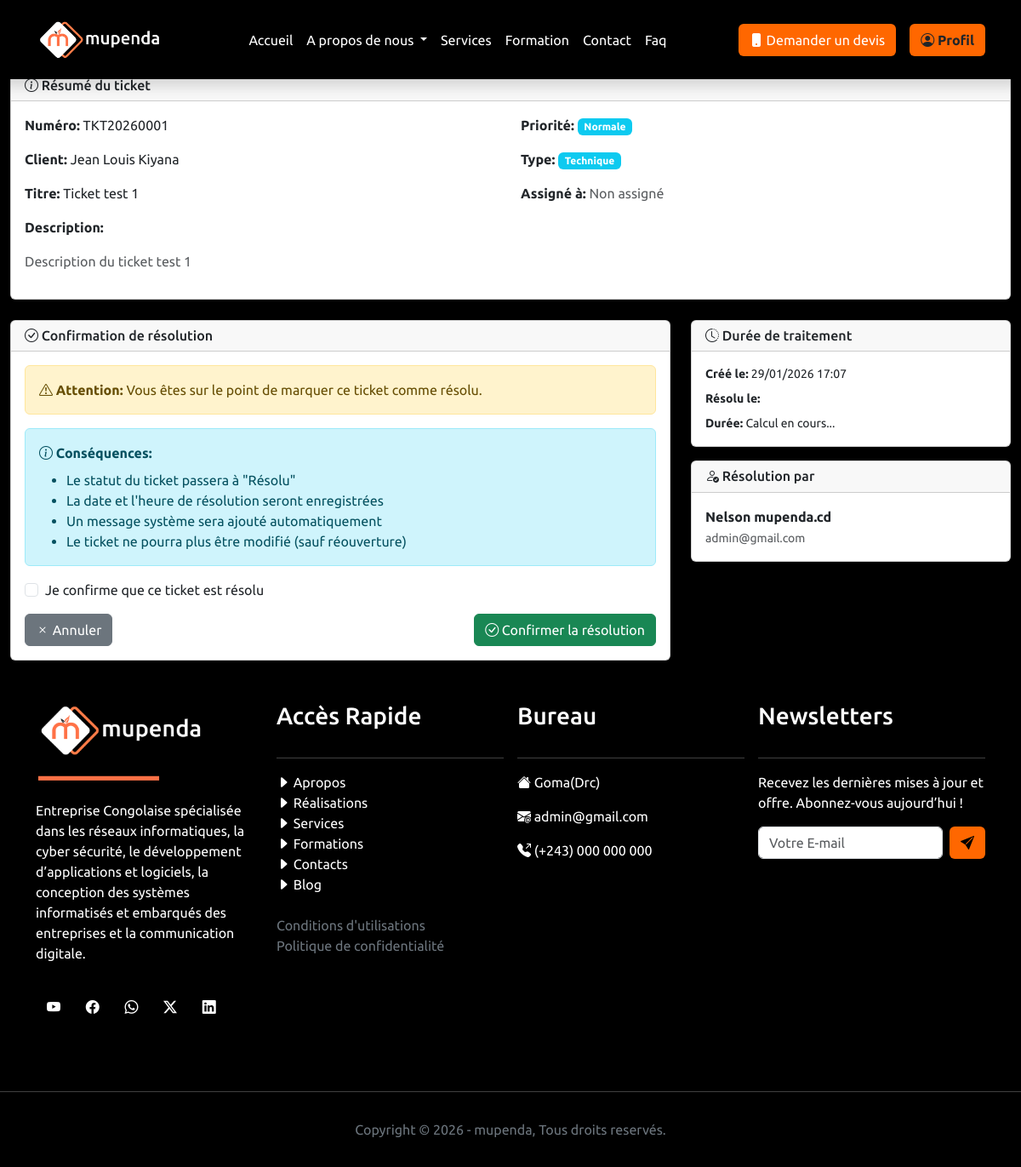
The app's page /administration/support/tickets/1/resoudre/ (signed in) with its own data.
### MupendaApp/models.py (models this page shows, shortened)
class TicketSupport(models.Model):
    STATUT_CHOICES = [
        ('OUVERT', 'Ouvert'),
        ('EN_COURS', 'En cours'),
        ('RESOLU', 'Résolu'),
        ('FERME', 'Fermé'),
        ('URGENT', 'Urgent'),
    ]
    PRIORITE_CHOICES = [
        ('BASSE', 'Basse'),
        ('NORMALE', 'Normale'),
        ('HAUTE', 'Haute'),
        ('URGENTE', 'Urgente'),
    ]
    TYPE_CHOICES = [
        ('TECHNIQUE', 'Technique'),
        ('FACTURATION', 'Facturation'),
        ('COMMERCIAL', 'Commercial'),
        ('AUTRE', 'Autre'),
    ]
    numero = models.CharField(max_length=50, unique=True)
    client = models.ForeignKey(Client, on_delete=models.CASCADE, related_name='tickets')
    titre = models.CharField(max_length=200)
    description = models.TextField()
    type_demande = models.CharField(max_length=20, choices=TYPE_CHOICES, default='TECHNIQUE')
    priorite = models.CharField(max_length=20, choices=PRIORITE_CHOICES, default='NORMALE')
    statut = models.CharField(max_length=20, choices=STATUT_CHOICES, default='OUVERT')
    assigne_a = models.ForeignKey(
        settings.AUTH_USER_MODEL,
        on_delete=models.SET_NULL,
        null=True,
        blank=True,
        related_name='tickets_assignes'
    )
    projet_concerne = models.ForeignKey(Projet, on_delete=models.SET_NULL, null=True, blank=True, related_name='tickets')
    date_creation = models.DateTimeField(auto_now_add=True)
    date_resolution = models.DateTimeField(null=True, blank=True)
    cree_par = models.ForeignKey(
        settings.AUTH_USER_MODEL,
        on_delete=models.SET_NULL,
        null=True,
        related_name='tickets_crees'
    )
    resolu_par = models.ForeignKey(
        settings.AUTH_USER_MODEL,
        on_delete=models.SET_NULL,
        null=True,
        blank=True,
        related_name='tickets_resolus'
    )
    cree_le = models.DateTimeField(auto_now_add=True)
    modifie_le = models.DateTimeField(auto_now=True)
    class Meta:
        ordering = ['-date_creation']
        verbose_name = "Ticket support"
        verbose_name_plural = "Tickets support"

class Client(models.Model):
    TYPE_CLIENT_CHOICES = [
        ('PME', 'PME'),
        ('STARTUP', 'Startup'),
        ('GRAND_COMPTE', 'Grand Compte'),
        ('PARTICULIER', 'Particulier'),
    ]
    STATUT_CLIENT_CHOICES = [
        ('PROSPECT', 'Prospect'),
        ('ACTIF', 'Actif'),
        ('INACTIF', 'Inactif'),
        ('ARCHIVE', 'Archivé'),
    ]
    nom = models.CharField(max_length=100)
    adresse = models.CharField(max_length=255)
    email = models.EmailField(unique=True)
    telephone = models.CharField(max_length=20, blank=True, null=True)
    type_client = models.CharField(max_length=20, choices=TYPE_CLIENT_CHOICES, default='PARTICULIER')
    statut_client = models.CharField(max_length=20, choices=STATUT_CLIENT_CHOICES, default='PROSPECT')
    siret = models.CharField(max_length=14, blank=True, null=True, help_text="Numéro SIRET pour les entreprises")
    secteur_activite = models.CharField(max_length=100, blank=True, null=True)
    site_web = models.URLField(blank=True, null=True)
    notes = models.TextField(blank=True, null=True)
    responsable_compte = models.ForeignKey(
        settings.AUTH_USER_MODEL,
        on_delete=models.SET_NULL,
        null=True,
        related_name='clients_geres'
    )
    date_creation = models.DateTimeField(auto_now_add=True)
    date_maj = models.DateTimeField(auto_now=True)
    class Meta:
        ordering = ['-date_creation']
        verbose_name = "Client"
        verbose_name_plural = "Clients"

class CustomUser(AbstractUser):
    is_administrateur = models.BooleanField(default=False)
    is_utilisateur = models.BooleanField(default=True)
    photo_profil = models.ImageField(upload_to="static/images", blank=True, null=True)

### MupendaApp/views.py (the view, shortened to what this page needs)
# urls.py: path('administration/support/tickets/<int:ticket_id>/resoudre/', views.ResoudreTicketView, name='resoudre_ticket'),
@login_required
def ResoudreTicketView(request, ticket_id):
    ticket = get_object_or_404(TicketSupport, id=ticket_id)
    return render(request, 'administration/support/resoudre_ticket.html', {
        'ticket': ticket,
    })

### MupendaApp/templates/administration/support/resoudre_ticket.html (shortened to what this page needs)
{% extends "base.html" %}
{% load static %}
{% block content %}
<div class="container-fluid">
    <div class="d-flex justify-content-between align-items-center mb-4">
        <div>
            <h1 class="h3 mb-0">
            </h1>
            <p class="text-muted mb-0">Marquer ce ticket comme résolu</p>
        </div>
        <div>
            <a href="{% url 'fiche_ticket' ticket.id %}" class="btn btn-secondary">
            </a>
        </div>
    </div>
    <div class="card mb-4">
        <div class="card-header">
            <h6 class="mb-0">
                <i class="bi bi-info-circle"></i> Résumé du ticket
            </h6>
        </div>
        <div class="card-body">
            <div class="row">
                <div class="col-md-6">
                    <p><strong>Numéro:</strong> {{ ticket.numero }}</p>
                    <p><strong>Client:</strong> {{ ticket.client.nom }}</p>
                    <p><strong>Titre:</strong> {{ ticket.titre }}</p>
                </div>
                <div class="col-md-6">
                    <p><strong>Priorité:</strong>
                        <span class="badge bg-{% if ticket.priorite == 'URGENTE' %}danger{% elif ticket.priorite == 'HAUTE' %}warning{% elif ticket.priorite == 'NORMALE' %}info{% else %}secondary{% endif %}">
                            {{ ticket.get_priorite_display }}
                        </span>
                    </p>
                    <p><strong>Type:</strong>
                        <span class="badge bg-info">{{ ticket.get_type_demande_display }}</span>
                    </p>
                    <p><strong>Assigné à:</strong>
                        {% if ticket.assigne_a %}
                            {{ ticket.assigne_a.get_full_name|default:ticket.assigne_a.username }}
                        {% else %}
                            <span class="text-muted">Non assigné</span>
                        {% endif %}
                    </p>
                </div>
            </div>
            <div class="row">
                <div class="col-12">
                    <p><strong>Description:</strong></p>
                    <p class="text-muted">{{ ticket.description|truncatechars:200 }}</p>
                </div>
            </div>
        </div>
    </div>
    <div class="row">
        <div class="col-md-8">
            <div class="card">
                <div class="card-header">
                    <h6 class="mb-0">
                        <i class="bi bi-check-circle"></i> Confirmation de résolution
                    </h6>
                </div>
                <div class="card-body">
                    <form method="post">
                        <div class="alert alert-warning">
                            <i class="bi bi-exclamation-triangle"></i>
                            <strong>Attention:</strong> Vous êtes sur le point de marquer ce ticket comme résolu.
                        </div>
                        <div class="alert alert-info">
                            <i class="bi bi-info-circle"></i>
                            <strong>Conséquences:</strong>
                            <ul class="mb-0 mt-2">
                                <li>Le statut du ticket passera à "Résolu"</li>
                                <li>La date et l'heure de résolution seront enregistrées</li>
                                <li>Un message système sera ajouté automatiquement</li>
                                <li>Le ticket ne pourra plus être modifié (sauf réouverture)</li>
                            </ul>
                        </div>
                        <div class="mb-3">
                            <div class="form-check">
                                <input class="form-check-input" type="checkbox" id="confirm_resolution" name="confirm_resolution" required>
                                <label class="form-check-label" for="confirm_resolution">
                                    Je confirme que ce ticket est résolu
                                </label>
                            </div>
                        </div>
                        <div class="d-flex justify-content-between">
                            <a href="{% url 'fiche_ticket' ticket.id %}" class="btn btn-secondary">
                                <i class="bi bi-x"></i> Annuler
                            </a>
                            <button type="submit" class="btn btn-success">
                                <i class="bi bi-check-circle"></i> Confirmer la résolution
                            </button>
                        </div>
                    </form>
                </div>
            </div>
        </div>
        <div class="col-md-4">
            <div class="card mb-3">
                <div class="card-header">
                    <h6 class="mb-0">
                        <i class="bi bi-clock-history"></i> Durée de traitement
                    </h6>
                </div>
                <div class="card-body">
                    <p class="small mb-2">
                        <strong>Créé le:</strong> {{ ticket.date_creation|date:"d/m/Y H:i" }}
                    </p>
                    <p class="small mb-2">
                        <strong>Résolu le:</strong> {{ "maintenant"|date:"d/m/Y H:i" }}
                    </p>
                    <p class="small mb-0">
                        <strong>Durée:</strong>
                        {% with "now"|date:"Y-m-d" as today %}
                            {% with ticket.date_creation|date:"Y-m-d" as created %}
                                {% if today == created %}
                                    Aujourd'hui
                                {% else %}
                                    Calcul en cours...
                                {% endif %}
                            {% endwith %}
                        {% endwith %}
                    </p>
                </div>
            </div>
            <div class="card">
                <div class="card-header">
                    <h6 class="mb-0">
                        <i class="bi bi-person-check"></i> Résolution par
                    </h6>
                </div>
                <div class="card-body">
                    <p class="mb-0">
                        <strong>{{ request.user.get_full_name|default:request.user.username }}</strong><br>
                        <small class="text-muted">{{ request.user.email }}</small>
                    </p>
                </div>
            </div>
        </div>
    </div>
</div>
{% endblock %}

### records on screen
TicketSupport: numero "TKT20260001", client.nom "Jean Louis Kiyana", titre "Ticket test 1", priorite "Normale", type_demande "Technique", description "Description du ticket test 1", date_creation "29/01/2026 17:07"
CustomUser: user.get_full_name "Nelson mupenda.cd", user.email "admin@gmail.com"
